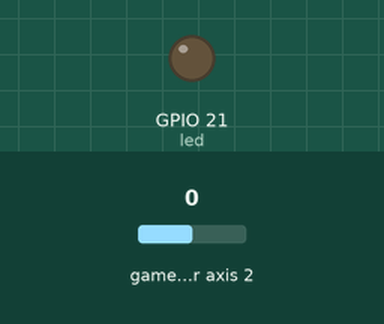
Recording of a program running on a simulated Raspberry Pi (BCM pin numbers). Parts: output pins drawn as LEDs (lit = HIGH). The test bench sets the inputs (shaded band); at power-on: game-controller axis 2 0.

Above: at 1.2 s.
1.3 s: game-controller axis 2 set to 0.5
At 2.5 s:
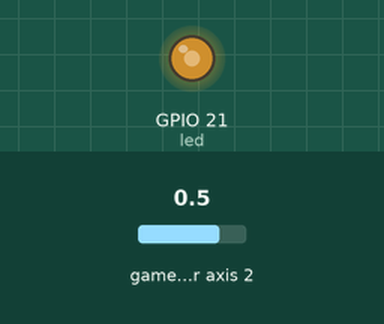
2.8 s: game-controller axis 2 set to 1
At 3.3 s:
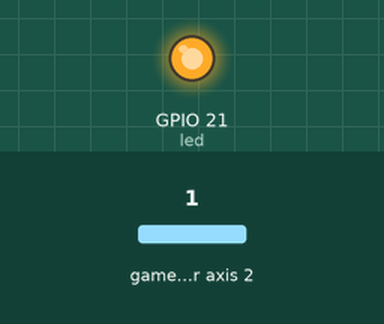
Timing chart, 0 to 5.8 s (numbered marks = the images above; inputs shaded):
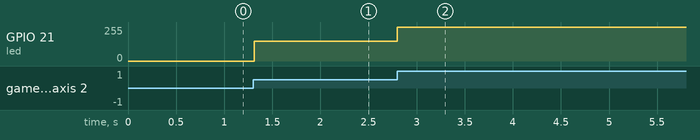

Measured:
- after the input at 1.3 s, GPIO 21 (led): 0/255 → 148/255 at once
- after the input at 2.8 s, GPIO 21 (led): 148/255 → 255/255 at once

The program:

gamepad-log.py
```python
import time
import pygame
import RPi.GPIO as GPIO
import math

# Initialize GPIO pin 21 for PWM output
GPIO.setmode(GPIO.BCM)
GPIO.setup(21, GPIO.OUT)
led = GPIO.PWM(21, 100)
led.start(0)

# Initialize Pygame and the game controller
pygame.init()
pygame.joystick.init()
joystick = pygame.joystick.Joystick(0)
joystick.init()

# Define some constants for mapping the controller input to LED brightness
MIN_BRIGHTNESS = 0
MAX_BRIGHTNESS = 100
AXIS_INDEX = 2  # The controller axis to use for controlling the LED
AXIS_MIN = -1.0  # The minimum value of the controller axis
AXIS_MAX = 1.0  # The maximum value of the controller axis
LOG_BASE = 2  # The base of the logarithmic function

try:
    while True:
        # Get the latest events from Pygame
        pygame.event.pump()

        # Read the value of the controller axis that controls the LED
        axis_value = joystick.get_axis(AXIS_INDEX)

        # Map the controller input to LED brightness using a logarithmic function
        brightness = int((math.log(abs(axis_value) + 1, LOG_BASE) / math.log(AXIS_MAX + 1, LOG_BASE)) * (MAX_BRIGHTNESS - MIN_BRIGHTNESS) + MIN_BRIGHTNESS)
        if axis_value < 0:
            brightness *= -1

        # Set the brightness of the LED using PWM
        led.ChangeDutyCycle(brightness)

        # Wait for a short amount of time before repeating
        time.sleep(0.01)

except KeyboardInterrupt:
    # Clean up the GPIO pin and Pygame
    led.stop()
    GPIO.cleanup()
    pygame.quit()
```
